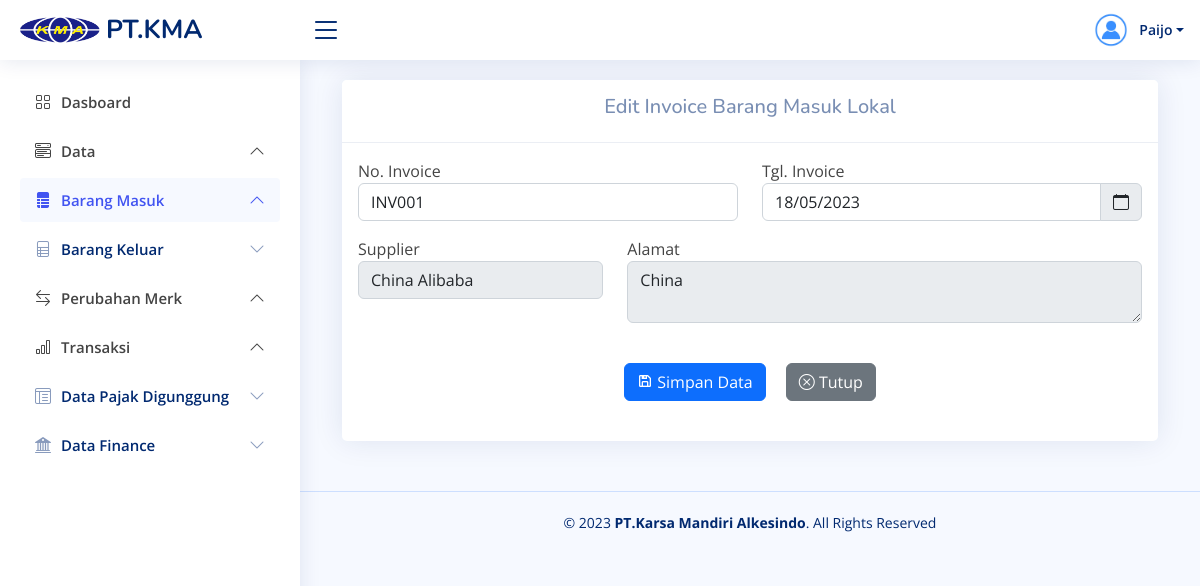
The page /edit-br-in-lokal.php?id=INV-LOKAL707ec58d72f0 (signed in) on the database its author committed.
### tables this page shows
CREATE TABLE `inv_br_in_lokal` (
  `id_inv_br_in_lokal` varchar(50) NOT NULL,
  `id_user` varchar(50) NOT NULL,
  `id_sp` varchar(50) NOT NULL,
  `no_inv` varchar(50) NOT NULL,
  `tgl_inv` varchar(20) NOT NULL,
  `created_date` varchar(20) NOT NULL
);

CREATE TABLE `tb_supplier` (
  `id_sp` varchar(25) NOT NULL,
  `id_user` varchar(25) NOT NULL,
  `nama_sp` varchar(50) NOT NULL,
  `no_telp` varchar(20) NOT NULL,
  `alamat` varchar(150) NOT NULL,
  `created_date` varchar(25) NOT NULL,
  `updated_date` varchar(25) NOT NULL,
  `user_updated` varchar(25) NOT NULL
);

### edit-br-in-lokal.php (the view, shortened to what this page needs)
<?php
include "akses.php";
?>
<!DOCTYPE html>
<html lang="en">
<head>
    <?php include "page/head.php"; ?>
    <link rel="stylesheet" href="https://cdn.jsdelivr.net/npm/flatpickr/dist/flatpickr.min.css">
    <link rel="stylesheet" type="text/css" href="https://npmcdn.com/flatpickr/dist/themes/material_blue.css">
</head>
<body>
    <?php include "page/nav-header.php" ?>
    <?php include "page/sidebar.php"; ?>
    <main id="main" class="main">
        <section>
            <div class="container-fluid">
                <div class="card">
                    <div class="card-header">
                        <h5 class="text-center">Edit Invoice Barang Masuk Lokal</h5>
                    </div>
                    <div class="card-body p-3">
                        <form action="proses/proses-br-in-lokal.php" method="post">
                            <div class="mb-3">
                                <?php
                                $ide = $_GET['id'];
                                $sql = "SELECT ibil.*, ibil.created_date AS created, us.*, sp.*
                                            FROM inv_br_in_lokal AS ibil
                                            LEFT JOIN user us ON (ibil.id_user = us.id_user)
                                            LEFT JOIN tb_supplier sp ON (ibil.id_sp = sp.id_sp)
                                            WHERE id_inv_br_in_lokal = '$ide'";
                                $query = mysqli_query($connect, $sql);
                                $data = mysqli_fetch_array($query);
                                ?>
                                <div class="row">
                                    <div class="col-sm-6 mb-3">
                                        <label>No. Invoice</label>
                                        <input type="text" class="form-control" id="no_inv" name="no_inv" value="<?php echo $data['no_inv']; ?>" required>
                                    </div>
                                    <div class=" col-sm-6 mb-3">
                                        <label>Tgl. Invoice</label>
                                        <div class="input-group">
                                            <input type="text" class="form-control bg-white" id="date" name="tgl_inv" value="<?php echo $data['tgl_inv']; ?>" required>
                                            <span class=" input-group-text"><i class="bi bi-calendar"></i></span>
                                        </div>
                                    </div>
                                </div>
                                <div class="row">
                                    <div class="col-sm-4 mb-3">
                                        <label>Supplier</label>
                                        <input type="text" class="form-control" id="sp" name="sp" value="<?php echo $data['nama_sp']; ?>" data-bs-toggle="modal" data-bs-target="#modalSp" readonly>
                                    </div>
                                    <div class="col-sm-8 mb-3">
                                        <label>Alamat</label>
                                        <textarea type="text" class="form-control" id="alamat" name="alamat" readonly><?php echo $data['alamat']; ?></textarea>
                                    </div>
                                </div>
                                <div class="text-center mt-3">
                                    <button type="submit" class="btn btn-primary btn-md m-2" name="edit-br-in-lokal"><i class="bx bx-save"></i> Simpan Data</button>
                                    <a href="barang-masuk-lokal.php" class="btn btn-secondary m-2"><i class="bi bi-x-circle"></i> Tutup</a>
                                </div>
                            </div>
                        </form>
                    </div>
                </div>
            </div>
        </section>
    </main>
    <?php include "page/footer.php" ?>
</body>
</html>

### assets/css/style.css (style rules this page uses)
:root { scroll-behavior: smooth; }
body { font-family: "Open Sans", sans-serif; background: #f6f9ff; color: #444444; }
h1, h2, h3, h4, h5, h6 { font-family: "Nunito", sans-serif; }
#main { margin-top: 60px; padding: 20px 30px; transition: all 0.3s; }
.card { margin-bottom: 30px; border: none; border-radius: 5px; box-shadow: 0px 0 30px rgba(1, 41, 112, 0.1); }
.card-header, .card-footer { border-color: #ebeef4; background-color: #fff; color: #798eb3; padding: 15px; }
.card-body { padding: 0 20px 20px 20px; }
@media (min-width: 1200px) { #main, #footer { margin-left: 300px; } }

### edit-br-in-lokal.php (style rules this page uses)
input[type="text"]:read-only { background: #e9ecef; }
textarea[type="text"]:read-only { background: #e9ecef; }

### rows shown on the page
inv_br_in_lokal: no_inv "INV001", tgl_inv "18/05/2023", sp "China Alibaba", alamat "China"

### other values the page prints
$_SESSION['tiket_nama'] "Paijo"
